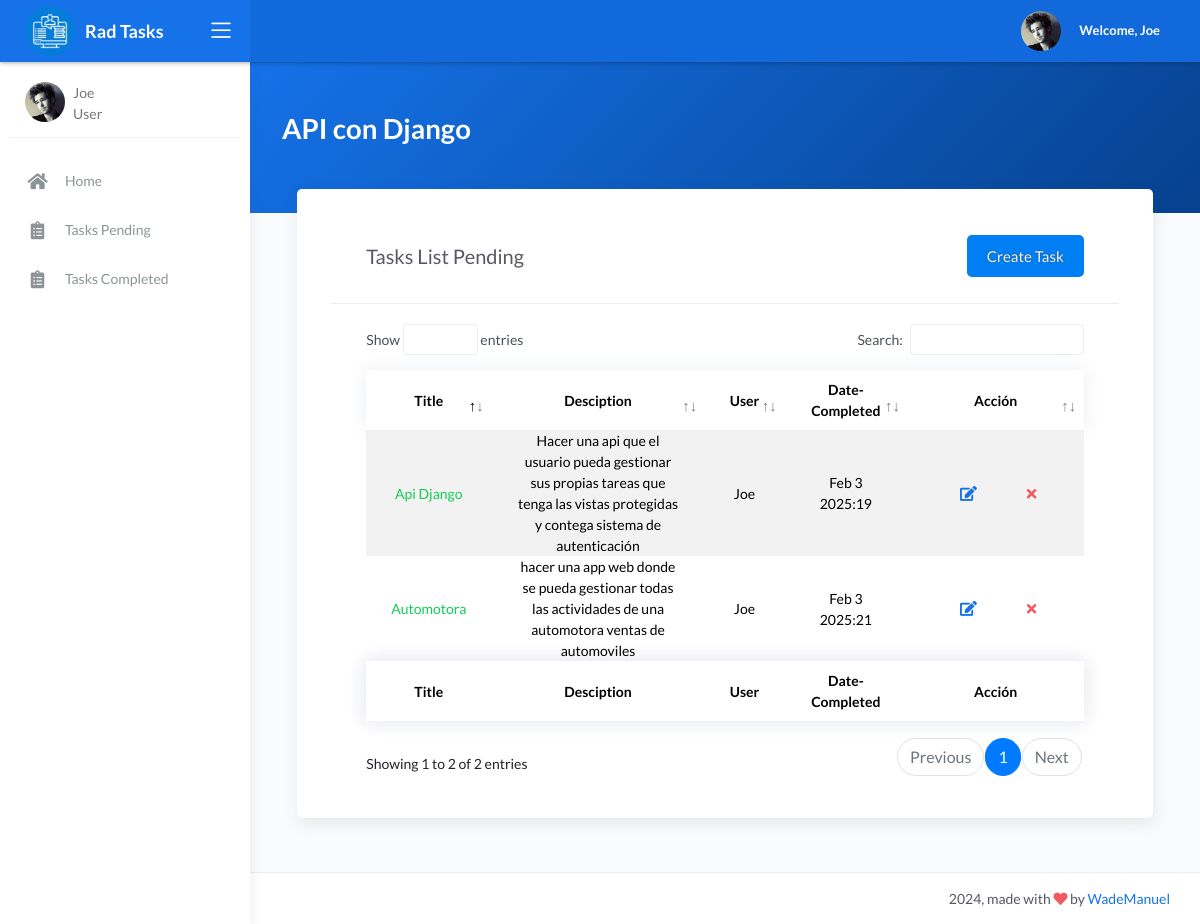
Page /tasks_completed/ (signed in) on the committed database.
### books/models.py (models this page shows, shortened)
class Task(models.Model):
    title = models.CharField(max_length=100)
    desciption = models.TextField(blank=True)
    created = models.DateTimeField(auto_now_add=True)
    datecompleted = models.DateTimeField(null=True, blank=True)
    important = models.BooleanField(default=False)
    user = models.ForeignKey(User,on_delete=models.CASCADE)

### books/views.py (the view)
# urls.py: path('tasks_completed/',views.tasks_completed,name="task_completed"),
@login_required
def tasks_completed(request):
    tasks = Task.objects.filter(user=request.user,datecompleted__isnull=False).order_by
    ('-datecompleted')
    return render(request,'tasks/listar.html',{'tasks':tasks})

### books/templates/tasks/listar.html (shortened to what this page needs)
{% extends 'base.html' %}
    {% block contenido %}
    <div class="main-panel">
        <div class="content">
            <div class="panel-header bg-primary-gradient">
                <div class="page-inner py-5">
                    <div class="d-flex align-items-left align-items-md-center flex-column flex-md-row">
                        <div>
                            <h1 class="text-white pb-2 fw-bold">API con Django </h1>
                        </div>
                    </div>
                </div>
            </div>
            <div class="page-inner mt--5">
                <div class="col-md-12">
                    <div class="card">
                        <div class="card-header">
                            <div class="d-flex align-items-center header-list">
                                <h4 class="card-title">Tasks List Pending</h4>
                                <a href="{% url 'create_task' %}" class="btn-crear">
                                    Create Task
                                </a>
                            </div>
                        </div>
                        <div class="card-body">
                            <div class="table-responsive">
                                <table id="add-row" class="display table table-striped table-hover">
                                    <thead>
                                        <tr>
                                            <th>Title</th>
                                            <th>Desciption</th>
                                            <th>User</th>
                                            <th>Date-Completed</th>
                                            <th style="width: 10%">Acción</th>
                                        </tr>
                                    </thead>
                                    <tfoot>
                                        <tr>
                                            <th>Title</th>
                                            <th>Desciption</th>
                                            <th>User</th>
                                            <th>Date-Completed</th>
                                            <th style="width: 10%">Acción</th>
                                        </tr>
                                    </tfoot>
                                    <tbody>
                                        {% for task in tasks %}
                                        <tr>
                                            {% if task.important %}
                                                <td style='color:#1c5'>{{ task.title }}</td>
                                            {% else %}
                                                <td>{{ task.title }}</td>
                                            {% endif %}
                                            <td>{{ task.desciption }}</td>
                                            <td>{{ task.user.username }}</td>
                                            <td>{{ task.datecompleted|date:'M j Y:i' }}</td>
                                            <td>
                                                <div class="form-button-action">
                                                    <a type="button" href="{% url 'task_detail' task.id%}"
                                                        class="btn btn-link btn-primary btn-lg">
                                                        <i class="fa fa-edit"></i>
                                                    </a>
                                                    <button type="button" data-toggle="modal" title=""
                                                        class="btn btn-link btn-danger"
                                                        data-target="#eliminarModal{{ task.id }}">
                                                        <i class="fa fa-times"></i>
                                                    </button>
                                                </div>
                                            </td>
                                        </tr>
                                        {% endfor %}
                                    </tbody>
                                </table>
                            </div>
                        </div>
                    </div>
                </div>
            </div>
        </div>
        {% block footer %} {{ block.super }} {% endblock %}
    </div>
    {% endblock %}

### books/templates/base.html (shortened to what this page needs)
<!DOCTYPE html>
<html lang="en">
<head>
    {% load static %}
	<link rel="stylesheet" href="https://cdn.jsdelivr.net/npm/bootstrap@5.3.3/dist/css/bootstrap.min.css"  >
	<link rel="stylesheet" href="{% static 'assets/css/bootstrap.min.css' %}">
	<link rel="stylesheet" href="{% static 'assets/css/atlantis.min.css' %}">
	<link rel="stylesheet" href="{% static 'assets/css/lista.css' %}">
	<link rel="stylesheet" href="{% static 'assets/css/style.css' %}">
	<link rel="stylesheet" href="{% static 'assets/css/form.css' %}">
	<link rel="stylesheet" href="{% static 'assets/css/demo.css' %}">
</head>
<body>
	<div class="wrapper" id="home">
		<div class="main-header">
			<div class="logo-header" data-background-color="blue">
				<a href="{% url 'base' %}" class="logo-container logo d-flex align-items-center">
					<img src="{% static 'assets/img/software-para-restaurantes-1.png' %}" alt="Logo" class="logo-img">
					<span class="logo-text">Rad Tasks</span>
				</a>
				<div class="nav-toggle">
					<button class="btn btn-toggle toggle-sidebar">
						<i class="icon-menu"></i>
					</button>
				</div>
			</div>
			<nav class="navbar navbar-header navbar-expand-lg" data-background-color="blue2">
				<div class="container-fluid">
					<ul class="navbar-nav topbar-nav ml-md-auto align-items-center">
						<li class="nav-item dropdown hidden-caret">
							<a class="dropdown-toggle profile-pic" data-toggle="dropdown" href="#" aria-expanded="false">
								<div class="d-flex align-items-center">
									<div class="avatar-sm">
										<img src="{% static 'assets/img/mlane.jpg' %}" alt="User Avatar" class="avatar-img rounded-circle">
									</div>
									<span class="ml-2 text-white"><strong>Welcome, {{ user.username }}</strong></span>
								</div>
							</a>
						</li>
					</ul>
				</div>
			</nav>
		</div>
		<div class="sidebar sidebar-style-2">
			<div class="sidebar-wrapper scrollbar scrollbar-inner">
				<div class="sidebar-content">
					<div class="user">
						<div class="avatar-sm float-left mr-2">
							<img src="{% static 'assets/img/mlane.jpg' %}" alt="..." class="avatar-img rounded-circle">
						</div>
						<div class="info">
							<a aria-expanded="true">
								<span>
									{{user.username}}
								</span>
								<span>
								User
								</span>
							</a>
						</div>
					</div>
					{% if user.is_authenticated %}
					<ul class="nav nav-primary">
						<li class="nav-item">
							<a href="{% url 'base' %}">
								<i class="fas fa-home"></i>
								<p class="info_nav">Home</p>
							</a>
						</li>
                        <li class="nav-item">
							<a href="{% url 'tasks' %}">
								<i class="fas fa-clipboard-list"></i>
								<p  class="info_nav">Tasks Pending</p>
							</a>
						</li>
						<li class="nav-item">
							<a href="{% url 'task_completed' %}">
								<i class="fas fa-clipboard-list"></i>
								<p  class="info_nav" >Tasks Completed</p>
							</a>
						</li>
						{% endif %}
					</ul>
				</div>
			</div>
		</div>
		{% block contenido %}
			{% block footer %}
			<footer class="footer">
				<div class="container-fluid">
					<div class="copyright ml-auto">
						2024, made with <i class="fa fa-heart heart text-danger"></i> by <a href="https://github.com/wademanuel">WadeManuel</a>
					</div>
				</div>
			</footer>
			{% endblock %}
		{% endblock %}
	</div>
</body>
</html>

### books/static/assets/css/lista.css (style rules this page uses)
.header-list { width: 100%; display: flex; justify-content: space-between; align-items: center; padding: 10px 15px; }

### books/templates/base.html (style rules this page uses)
:root { --bg-color: #fff; --bg-second-color:#262626; --main-color1:#1a2035; --main-color:#007ff4; --text-color:#55555; --text-color2:#fff; }
.card { display:flex; justify-content:center; align-item:center; min-height:78vh; background-color:transparent; border-radius: 10px; box-shadow: 0px 4px 10px rgba(0, 0, 0, 0.1); padding: 5px 3%; margin-bottom: 20px; }
.logo-container { display: flex; align-items: center; text-decoration: none; }
.logo-text { margin-left: 10px; font-size: 18px; font-weight: bold; color: #ffffff; }
.logo-img { width: 50px; height: 50px; border-radius: 50%; }
@media (max-width:1300px) { .card { padding:20px 4%; } }
table { border-collapse: separate; text-indent: initial; border-spacing:0.1px; }
thead,tfoot { text-align:center; font-size:13px; box-shadow:0 0 20px #ebedf2; }
thead,tfoot tr { box-shadow:0 0 20px #ebedf2; }
table td,th { padding:0 5px; header:50px; box-shadow:0 0px 20px #ebedf2; background:#fff; color:000; font-size:13px; text-align:center; }

### rows in the picture
Task: title "Api Django", desciption "Hacer una api que el usuario pueda gestionar sus propias tareas que tenga las vistas protegidas y contega sistema de autenticación", user.username "Joe", datecompleted "Feb 3 2025:19"
Task: title "Automotora", desciption "hacer una app web donde se pueda gestionar todas las actividades de una automotora ventas de automoviles", user.username "Joe", datecompleted "Feb 3 2025:21"

### other values in the picture
{{ user.username }} "Joe"
